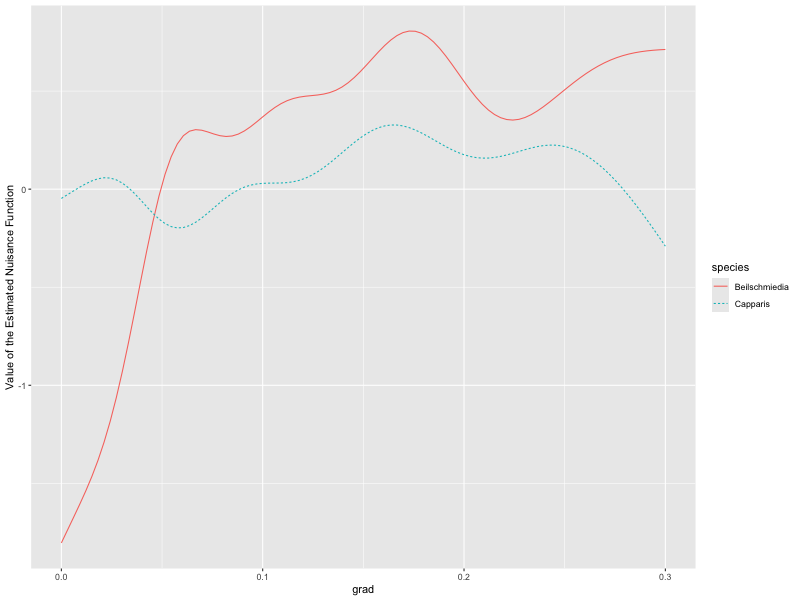

Reproduce this figure in R.
##### plot logi nuisance estimation plot
#### system times: user: 6.405 seconds, system: 0.207, elapsed: 6.617 
#### takes about 6.617 seconds to run 
#### implemented on macbook pro 13.3 inch with M1 chip and 8G memory, macOS Ventura Versioin, 13.4.1(c)

library("dplyr")
library("gratia")
library(ggplot2)
library(spatstat)

# load data of capparis
load("bci.tree1.rdata")
cappfr = bci.tree1[bci.tree1$sp=="cappfr",]
cappfr = cappfr[!duplicated(cappfr[,c("gx","gy")]),]
pp_cap = ppp(cappfr$gx,cappfr$gy,window =owin(c(0,1000),c(0,500)))

ppmfit_bei =  ppm(bei~elev+s(grad), data = bei.extra,use.gam = TRUE, method="mpl")
ppmfit_cap =  ppm(pp_cap~elev+s(grad), covariates = bei.extra,use.gam = TRUE, method="mpl")

gamfit_bei = ppmfit_bei$internal$glmfit
gamfit_cap = ppmfit_cap$internal$glmfit

newdata = data.frame(grad=seq(0,0.3,length.out=100),elev=seq(0,0.3,length.out=100))

fitted_bei = data.frame(grad=seq(0,0.3,length.out=100),.fitted=predict(gamfit_bei,newdata = newdata,type="terms",exclude = "elev"))
fitted_cap = data.frame(grad=seq(0,0.3,length.out=100),.fitted=predict(gamfit_cap,newdata = newdata,type="terms",exclude = "elev"))

fitted_bind = fitted_cap %>% bind_rows(fitted_bei) %>% mutate(species=c(rep("Capparis ",dim(fitted_cap)[1]),rep("Beilschmiedia",dim(fitted_bei)[1])))

png("Figure_2.png", width = 800, height = 600)

ggplot(data = fitted_bind,aes(x=grad,y=s.grad.,group=species))+geom_line(aes(colour=species,linetype=species)) +labs(y="Value of the Estimated Nuisance Function")

dev.off()
